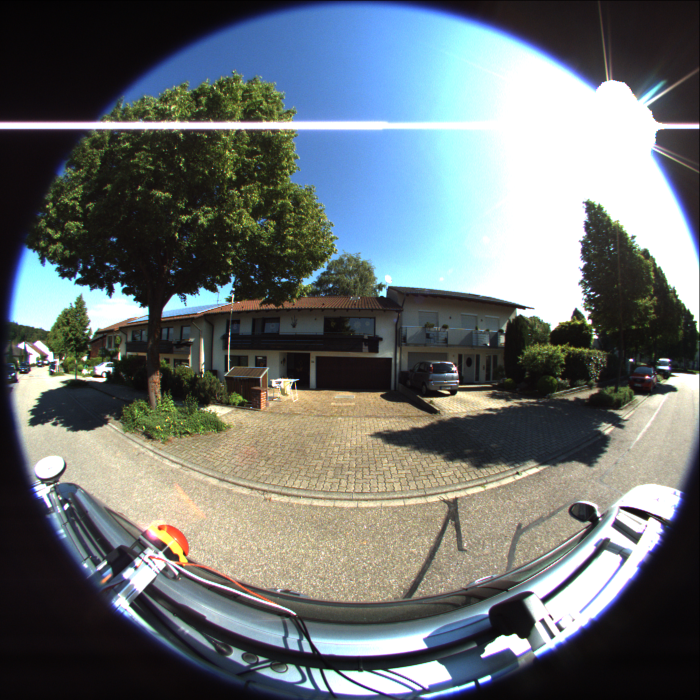
#> input picture image_02.png, 1400 x 1400 px (shown at 1/2 size)
$ python -i surround_view.py   (imports and definitions only)
#> lines starting #> are read from the running program, lines starting #| are printed output that depends on the picture
import cv2, screeninfo
import numpy as np


w, h = 1920, 1080
dst_roi = (0, 0, int(w * 1.1), int(h * 1.8))
blender = cv2.detail_MultiBandBlender()
# [1 line not run here, left out]

gpu_img = cv2.cuda_GpuMat()
result_img = np.empty(shape=(w, w, 3), dtype=np.uint8)


def get_screen_resolution():
    screen = screeninfo.get_monitors()[0]  # 첫 번째 모니터 기준
    return screen.width, screen.height


# [62 lines left out: functions resize_to_fit_display, convert_bird_eye_view, top_img_to_bird_eye_view_cuda, not called in this run]


def left_img_to_bird_eye_view_cuda(left_img: np.array):
    gpu_img.upload(left_img)

    h, w = left_img.shape[:2]

    # 변환에 필요한 비율 계산
    src_h_ratio = 0.08
    src_w_ratio_offset = 0.104

    dst_h_ratio = 0.6
    dst_w_ratio = 0.0463

    # 소스와 대상 좌표 설정
    src_pts = np.array([[w * (0.5 - src_w_ratio_offset), h * src_h_ratio],
                        [w * (0.5 + src_w_ratio_offset), h * src_h_ratio],
                        [w, h], [0, h]], dtype=np.float32)
    dst_pts = np.array([[w * 0.4, 0], [w * 0.6, 0], [w * (0.5 + dst_w_ratio), h * dst_h_ratio],
                        [w * (0.5 - dst_w_ratio), h * dst_h_ratio]], dtype=np.float32)

    # Perspective transformation matrix 계산
    m = cv2.getPerspectiveTransform(src_pts, dst_pts)

    # CUDA 기반 warpPerspective 사용
    dst_size = (w, int(h * dst_h_ratio))
    gpu_dst_img = cv2.cuda.warpPerspective(gpu_img, m, dst_size, flags=cv2.INTER_LINEAR, borderValue=(0, 0, 0))

    center = (w / 2, h / 2)
    rotation_matrix = cv2.getRotationMatrix2D(center, 90, 1)

    rotation_matrix[0, 2] = 0
    rotation_matrix[1, 2] = w

    gpu_dst_img = cv2.cuda.warpAffine(src=gpu_dst_img, M=rotation_matrix, dsize=(h, w), flags=cv2.INTER_LINEAR,
                                      borderValue=(0, 0, 0))

    gpu_dst_gray_img = cv2.cuda.cvtColor(gpu_dst_img, cv2.COLOR_BGR2GRAY)
    _, gpu_dst_bin_img = cv2.cuda.threshold(gpu_dst_gray_img, 1, 255, cv2.THRESH_BINARY)

    return gpu_dst_img.download(), gpu_dst_bin_img.download()


# [200 lines left out: functions right_img_to_bird_eye_view_cuda, bottom_img_to_bird_eye_view_cuda, blend_bird_eye_img_v2, blend_bird_eye_img_v1, blend_bird_eye_img_fisheye, not called in this run]

>>> import cv2
>>> picture = cv2.imread('../image_02.png', cv2.IMREAD_GRAYSCALE)
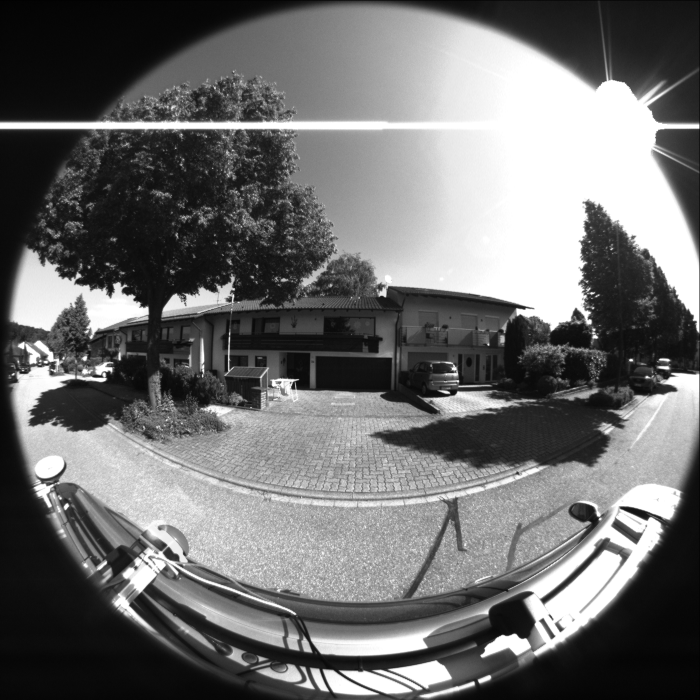
#> picture: shape (1400, 1400) (shown at 1/2 size); min 0, max 255, mean 110.8
#> (the run stopped early here; a loop or call above may not have finished)

$ run again, on image_03.png
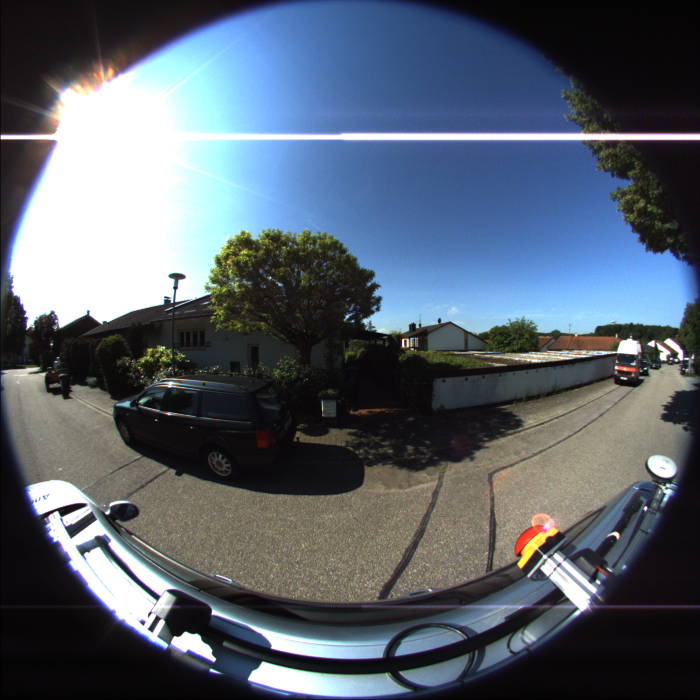
#> input picture image_03.png, 1400 x 1400 px (shown at 1/2 size)
#> `picture = cv2.imread('../image_02.png', cv2.IMREAD_GRAYSCALE)`:
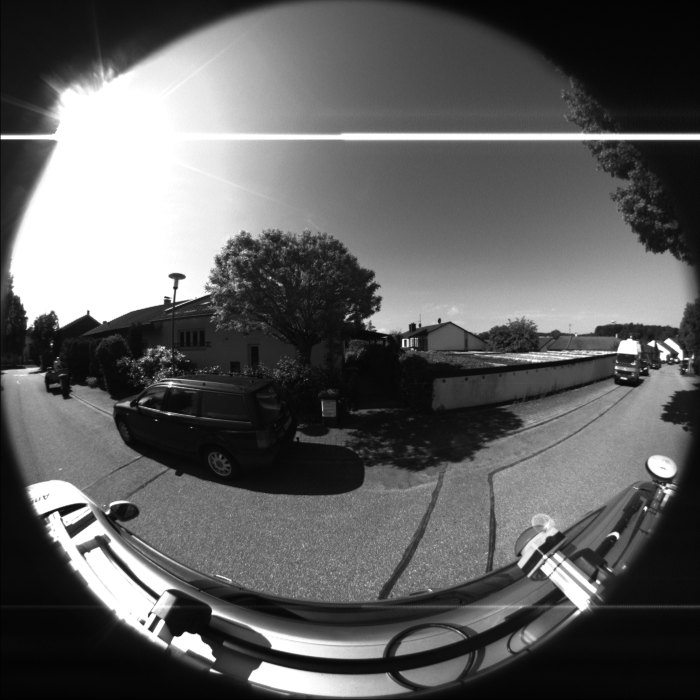
#> picture: shape (1400, 1400) (shown at 1/2 size); min 0, max 255, mean 95.6
